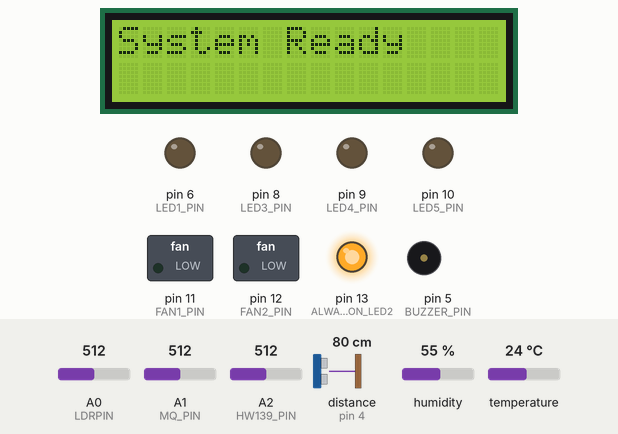
This sketch was run on a simulated Arduino Uno, built with avr-gcc and run on an emulated ATmega328P. On the bench: 16×2 character LCD, switched loads named in the sketch (green lamp = pin HIGH), output pins drawn as LEDs (lit = HIGH), buzzer (waves = sounding, pin HIGH). Inputs (shaded band) come from the test bench; at power-on: temperature 24 °C, distance to the obstacle (sensor on pin 4) 80 cm, A1 (MQ_PIN) = 512, A0 (LDRPIN) = 512, A2 (HW139_PIN) = 512, humidity 55 %. The echo pulse lasts 58.3 µs per cm; pins used as bus, display or sensor lines are not drawn; what the sketch prints to the serial monitor is not drawn.

Above: at 7.2 s.
At 10.3 s:
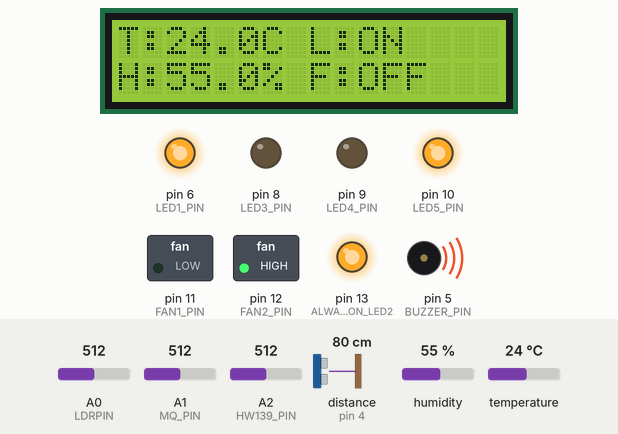
10.4 s: temperature set to 27 °C
At 12.7 s:
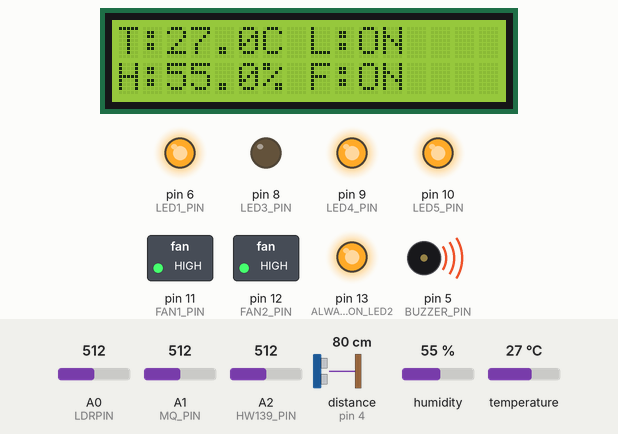
13.2 s: distance to the obstacle (sensor on pin 4) set to 17 cm
14.9 s: distance to the obstacle (sensor on pin 4) set to 14 cm
At 17.2 s:
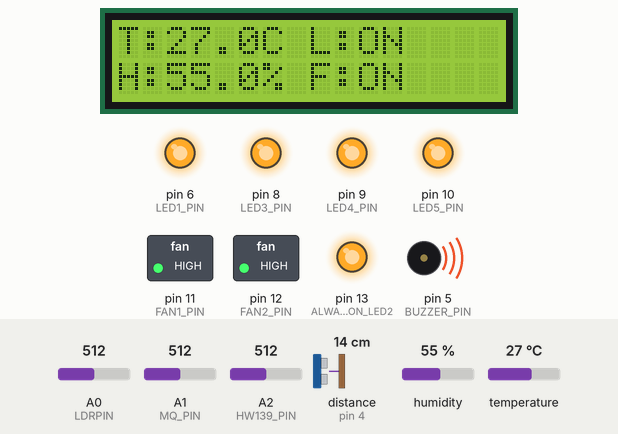
17.5 s: temperature set to 12 °C
At 19.4 s:
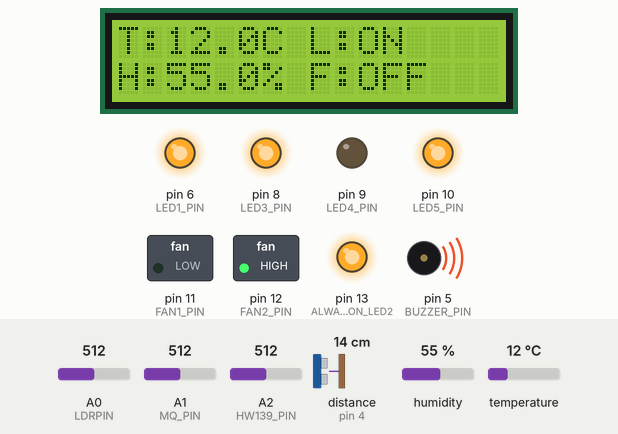
20.1 s: A1 (MQ_PIN) set to 144
21.9 s: A1 (MQ_PIN) set to 122
At 24.4 s:
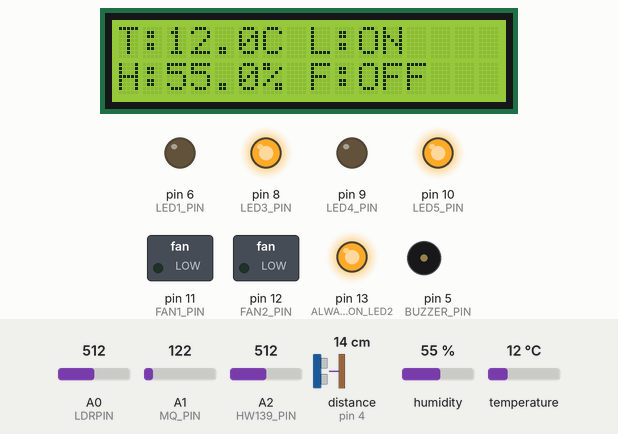
Timing chart, 0 to 25.5 s (numbered marks = the images above; inputs shaded):
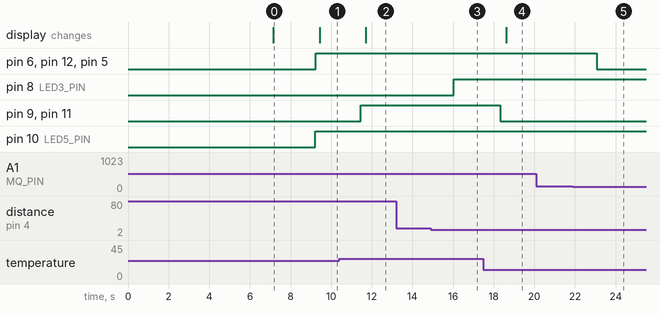

Measured:
- the behaviour switches between 25 and 26 °C on temperature (found by bisection; images 1 and 2)
- the behaviour switches between 16 and 15 cm on distance to the obstacle (sensor on pin 4) (found by bisection; images 2 and 3)
- the behaviour switches between 131 and 130 on A1 (MQ_PIN) (found by bisection; images 4 and 5)
- after the input at 10.4 s, pin 9 (LED4_PIN), pin 11 (FAN1_PIN): LOW → HIGH after 1.1 s; the display: changes after 1.3 s (image 2)
- after the input at 13.2 s, every drawn part: stays the same
- after the input at 14.9 s, pin 8 (LED3_PIN): LOW → HIGH after 1.1 s
- after the input at 17.5 s, pin 9 (LED4_PIN), pin 11 (FAN1_PIN): HIGH → LOW after 0.83 s; the display: changes after 1.1 s (image 4)
- after the input at 20.1 s, every drawn part: stays the same
- after the input at 21.9 s, pin 6 (LED1_PIN), pin 12 (FAN2_PIN), pin 5 (BUZZER_PIN): HIGH → LOW after 1.2 s

The sketch:

sketch_may4a_copy_20250510170558.ino
```cpp
#include <LiquidCrystal_I2C.h>
#include <DHT.h>
#include <Adafruit_Sensor.h>
#include <DHT_U.h>
#include <Wire.h>

//
#define DHTPIN 2      // DHT11 data pin
#define LDRPIN A0     // LDR sensor analog pin (changed to A0)
#define TRIGGER_PIN 3 // HC-SR04 trigger pin
#define ECHO_PIN 4    // HC-SR04 echo pin
#define BUZZER_PIN 5  // Buzzer pin
#define LED1_PIN 6    // LED 1 pin
#define LED3_PIN 8    // LED 3 pin
#define LED4_PIN 9    // LED 4 pin
#define HW139_PIN A2  // HW-139 analog pin
#define LED5_PIN 10   // LED 5 pin
#define MQ_PIN A1     // MQ-2 analog pin
#define FAN1_PIN 11   //
#define FAN2_PIN 12   //
#define ALWAYS_ON_LED2 13   // Always ON LED 2

// Constants
#define NUM_READINGS 5      // Reduced number of readings for faster response
#define SETPOINT 25.0      // Target temperature in Celsius
#define HIGH_TEMP 30.0     // Temperature threshold for maximum fan speed
#define GAS_THRESHOLD 130  // Lower threshold for gas detection to make it more sensitive
#define LIGHT_SETPOINT 100.0    // Target light level

//
DHT dht(DHTPIN, DHT11);
long duration, distance;
LiquidCrystal_I2C lcd(0x27, 16, 2);

void scanI2CDevices() {
  byte error, address;
  int nDevices = 0;

  Serial.println("Scanning for I2C devices...");

  for(address = 1; address < 127; address++) {
    Wire.beginTransmission(address);
    error = Wire.endTransmission();

    if (error == 0) {
      Serial.print("I2C device found at address 0x");
      if (address < 16) {
        Serial.print("0");
      }
      Serial.println(address, HEX);
      nDevices++;
    }
  }

  if (nDevices == 0) {
    Serial.println("No I2C devices found!");
  }
  Serial.println("Scan complete.\n");
}

void setup() {
  pinMode(TRIGGER_PIN, OUTPUT);
  pinMode(ECHO_PIN, INPUT);
  pinMode(BUZZER_PIN, OUTPUT);
  pinMode(LED1_PIN, OUTPUT);
  pinMode(LED3_PIN, OUTPUT);
  pinMode(LED4_PIN, OUTPUT);
  pinMode(LED5_PIN, OUTPUT);
  pinMode(FAN1_PIN, OUTPUT);
  pinMode(FAN2_PIN, OUTPUT);
  pinMode(ALWAYS_ON_LED2, OUTPUT);
  pinMode(LDRPIN, INPUT);
  pinMode(MQ_PIN, INPUT);  // Set MQ-2 pin as input

  digitalWrite(ALWAYS_ON_LED2, HIGH); // Always ON

  Serial.begin(9600);
  delay(1000);

  // Warm up the MQ-2 sensor
  Serial.println("MQ-2 warming up!");
  delay(5000);  // Changed to 5 seconds warm-up
  Serial.println("MQ-2 ready!");

  Serial.println("\nStarting setup...");
  Serial.println("Testing LDR on pin A0...");
  // Take 5 initial readings with voltage calculations
  for(int i = 0; i < 5; i++) {
    int reading = analogRead(LDRPIN);
    float voltage = (reading * 5.0) / 1023.0;
    Serial.print("Initial reading ");
    Serial.print(i + 1);
    Serial.print(": ");
    Serial.print(reading);
    Serial.print(" (");
    Serial.print(voltage);
    Serial.println("V)");
    delay(200);
  }

  Wire.begin();
  scanI2CDevices();

  Serial.println("Initializing LCD...");
  lcd.init();
  lcd.backlight();
  lcd.clear();
  lcd.setCursor(0, 0);
  lcd.print("System Ready");
  Serial.println("LCD initialized.");
  delay(2000);

  dht.begin();
}

void loop() {
    float humidity = dht.readHumidity();
    float temperature = dht.readTemperature();

    // Turn on LED4 if temperature is higher than setpoint, off otherwise
    if (temperature > SETPOINT) {
        digitalWrite(LED4_PIN, HIGH);
        digitalWrite(FAN1_PIN, HIGH); // Fan ON
    } else {
        digitalWrite(LED4_PIN, LOW);
        digitalWrite(FAN1_PIN, LOW); // Fan OFF
    }

    // Debug print for temperature and fan
    Serial.print("Temperature: "); Serial.print(temperature); Serial.println(" C");
    Serial.print("Fan: "); Serial.println((temperature > SETPOINT) ? "ON" : "OFF");

    // Direct gas sensor reading for immediate response
    int gas = analogRead(MQ_PIN);

    // Debug print for gas sensor
    Serial.print("Gas Level: ");
    Serial.print(gas);
    Serial.print(" (Threshold: ");
    Serial.print(GAS_THRESHOLD);
    Serial.println(")");
    Serial.println("------------------------");

    // Ultrasonic distance measurement
    digitalWrite(TRIGGER_PIN, LOW);
    delayMicroseconds(2);
    digitalWrite(TRIGGER_PIN, HIGH);
    delayMicroseconds(10);
    digitalWrite(TRIGGER_PIN, LOW);

    duration = pulseIn(ECHO_PIN, HIGH);
    distance = (duration * 0.034) / 2;  // Calculate distance in cm

    // Check if object is too close (threshold at 15cm)
    if (distance < 15) {
        digitalWrite(LED3_PIN, HIGH);  // Turn on door LED
        Serial.println("Object detected too close!");
    } else {
        digitalWrite(LED3_PIN, LOW);   // Turn off door LED
    }

    // Print distance for debugging
    Serial.print("Distance: ");
    Serial.print(distance);
    Serial.println(" cm");

    // Touch sensor reading and response
    int touchValue = analogRead(HW139_PIN);
    const int TOUCH_THRESHOLD = 500;  // Adjust this threshold based on your sensor's sensitivity

    if (touchValue > TOUCH_THRESHOLD) {
        digitalWrite(LED5_PIN, HIGH);  // Turn on LED5 when touched
        Serial.println("Touch detected!");
        Serial.print("Touch value: ");
        Serial.println(touchValue);
    } else {
        digitalWrite(LED5_PIN, LOW);   // Turn off LED5 when not touched
    }

    // Gas detection threshold and alert system
    if (gas > GAS_THRESHOLD) {
        digitalWrite(LED1_PIN, HIGH);   // Turn on warning LED
        digitalWrite(BUZZER_PIN, HIGH); // Turn on buzzer
        digitalWrite(FAN2_PIN, HIGH);   // Turn on gas fan
    } else {
        digitalWrite(LED1_PIN, LOW);    // Turn off warning LED
        digitalWrite(BUZZER_PIN, LOW);  // Turn off buzzer
        digitalWrite(FAN2_PIN, LOW);    // Turn off gas fan
    }

    // Get LDR reading and print debug info
    int ldrValue = analogRead(LDRPIN);  // Direct reading
    Serial.println("\n=== Light Control Debug ===");
    Serial.print("Raw LDR Value: ");
    Serial.println(ldrValue);
    // No intensity control, LED2 is always ON

    // Rest of your existing code for temperature, etc.
    Serial.println("\n--- Other Sensor Readings ---");
    Serial.print("Temperature: "); Serial.print(temperature); Serial.println(" C");
    Serial.print("Target Temp: "); Serial.print(SETPOINT); Serial.println(" C");
    Serial.print("Humidity: "); Serial.print(humidity); Serial.println(" %");

    // Display on LCD
    lcd.clear();
    lcd.setCursor(0, 0);
    lcd.print("T:");
    lcd.print(temperature, 1);
    lcd.print("C ");
    lcd.print("L:ON");

    lcd.setCursor(0, 1);
    lcd.print("H:");
    lcd.print(humidity, 1);
    lcd.print("% F:");
    lcd.print((temperature > SETPOINT) ? "ON" : "OFF");

    delay(2000);
}
```
